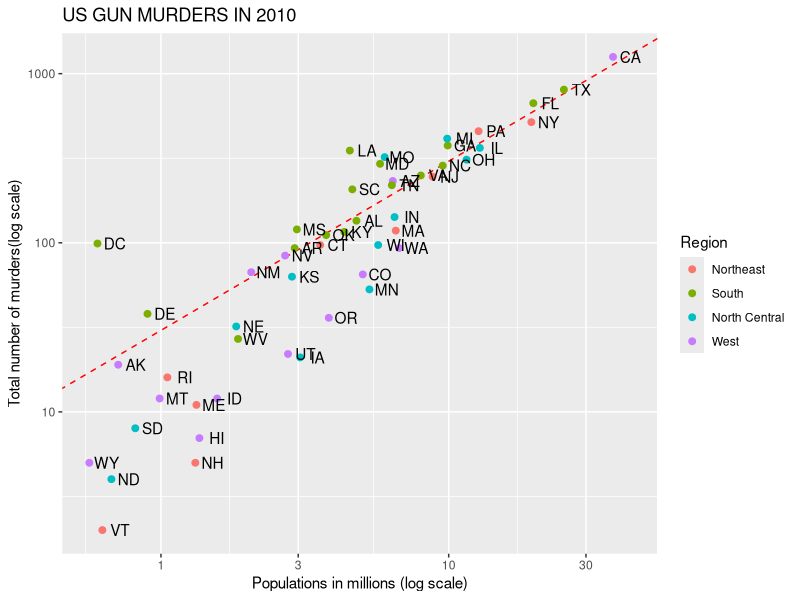
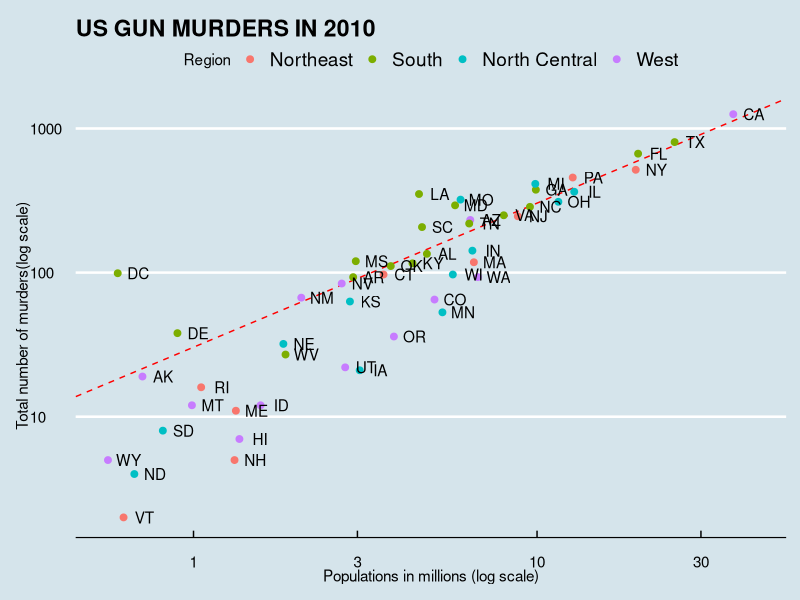
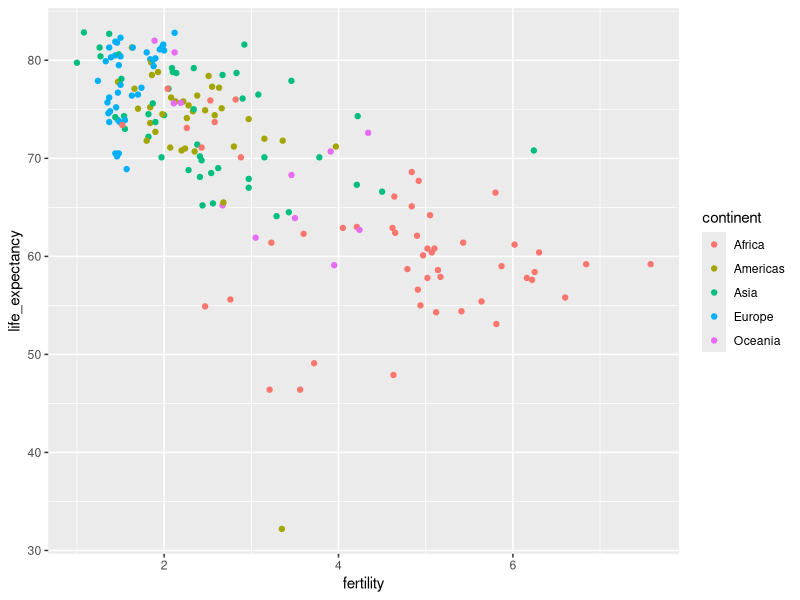
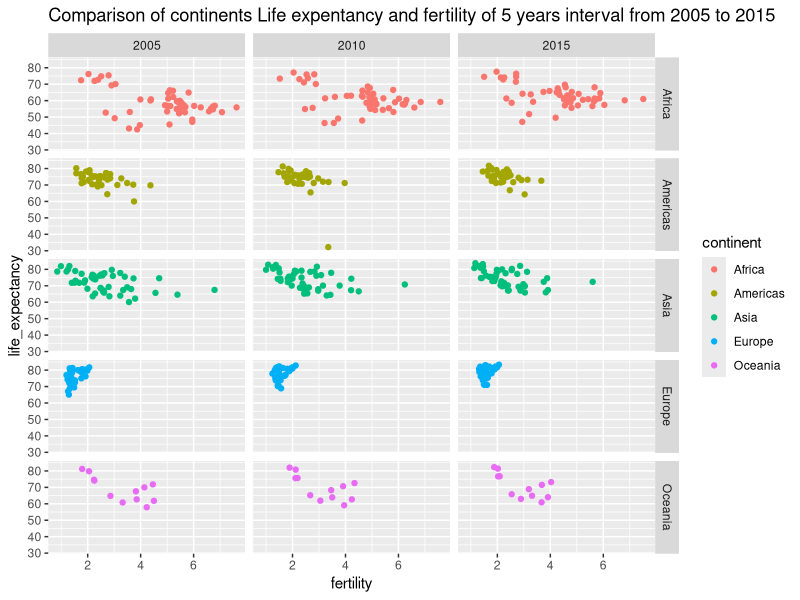
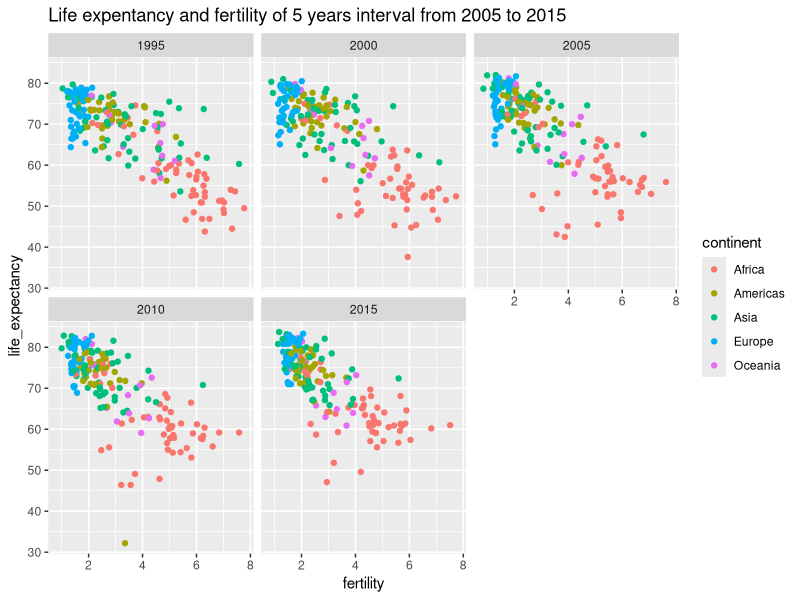
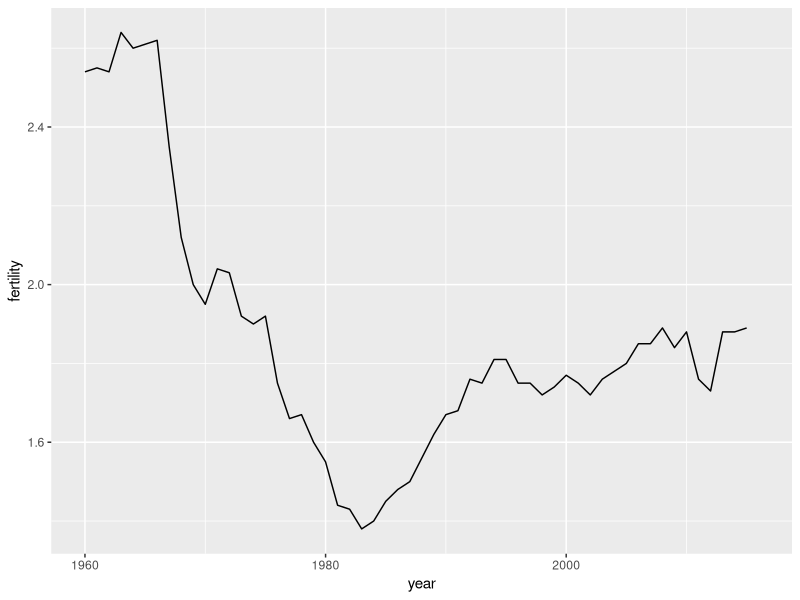
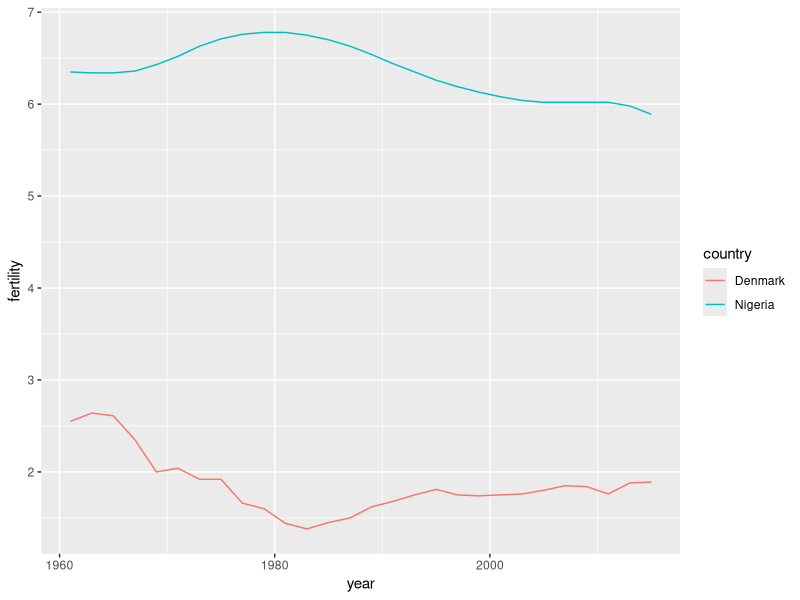
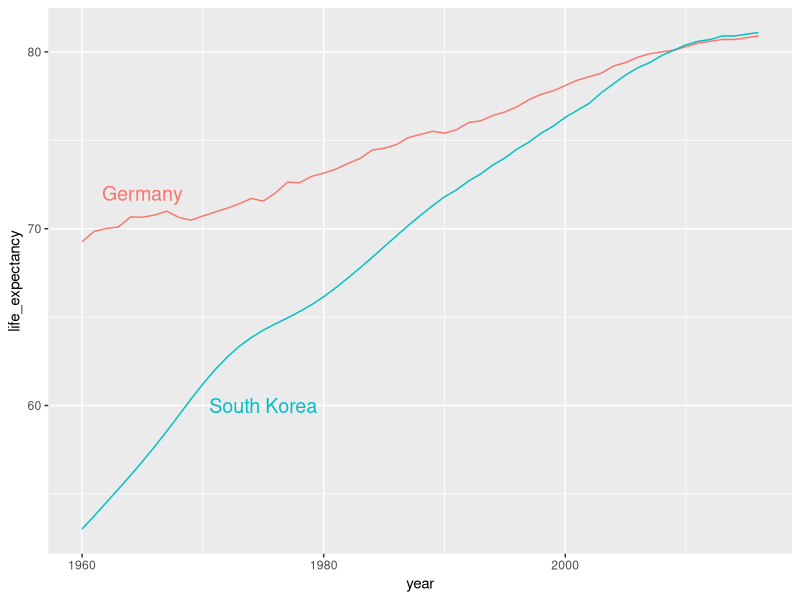

These charts were generated, in order, by the following R code: (Note: this script raises an error after producing the figures.)
library(tidyverse)

library(dplyr)

library(dslabs)

data(murders)

r <- murders %>% summarize (rate =sum(total)/sum(population)*1000000) %>% .$rate

p <- murders %>% ggplot(aes(population/10^6, total, label = abb))

m <- p + geom_abline(intercept = log10(r), lty = 2, color = 'red') +
  geom_point(aes(col = region), size = 2)+  geom_text(nudge_x = 0.06) +
  scale_x_continuous(trans = 'log10') +
  scale_y_continuous(trans = 'log10') +
  xlab('Populations in millions (log scale)') + 
  ylab('Total number of murders(log scale)') +
  ggtitle('US GUN MURDERS IN 2010') +
  scale_color_discrete(name = 'Region')

print(m)

library(ggthemes)

library(ggrepel)

m + theme_economist()

library(dslabs)

data("gapminder")

head(gapminder)

tail(gapminder)

#to get the mortality rate of two countries from gapminder data
gapminder %>% filter(year== 2011 & country %in% c('Nigeria', 'Ghana')) %>% select(country, infant_mortality)

gapminder %>% filter(year == 2010) %>%ggplot(aes(fertility, life_expectancy, color = continent)) + 
  geom_point()

#faceting
# comparing across continents and across select years
gapminder %>% filter(year%in% c(2005, 2010, 2015)) %>%ggplot(aes(fertility, life_expectancy, color = continent))+
  geom_point() + facet_grid(continent~ year)+ ggtitle ('Comparison of continents Life expentancy and fertility of 5 years interval from 2005 to 2015')
#to have a viewable dimension, we use facet_wrap()

#comparing across all continents across specific years
gapminder %>% filter(year%in% c(1995, 2000, 2005, 2010, 2015)) %>%ggplot(aes(fertility, life_expectancy, color = continent))+
  geom_point() + facet_wrap(.~ year) + ggtitle('Life expentancy and fertility of 5 years interval from 2005 to 2015')

#TIME SERIES PLOT
gapminder %>% filter (country == 'Denmark') %>% ggplot(aes(x=year,y= fertility)) +
  geom_line()

#for two countries
gapminder %>% filter (country == c('Denmark','Nigeria')) %>% ggplot(aes(x=year,y= fertility, color = country)) +
  geom_line()

#Adding labels to the map
countries <- c('South Korea', 'Germany')

labels <- data.frame(country = countries, x = c(1975, 1965), y = c(60, 72))

gapminder %>% filter(country %in% countries) %>%
  ggplot(aes(year, life_expectancy, col = country)) +
  geom_line() +
  geom_text(data = labels, aes(x, y, label = country), size = 5) +
  theme(legend.position = "none")

#Gapminder GDP Transformation
gapminder <- gapminder %>% mutate(dollars_per_day = gdp/population/365)

gapminder %>% filter(year == 2010 & !is.na(gdp)) %>% ggplot(aes(dollars_per_day)) +
   geom_histogram(binwidth = 1, color = 'green')

#transforming into log2
gapminder %>% filter(year == 2010 & !is.na(gdp)) %>% ggplot(aes(log2(dollars_per_day))) +
  geom_histogram(binwidth = 1, color = 'green')

#boxplot and stratification
length(levels(gapminder$region))

m <- gapminder %>% filter(dollars_per_day & !is.na(dollars_per_day), region %in% c('Eastern Africa', 'Western Africa', 'Northern Africa', 'Southern Africa'))

m

m %>% ggplot(aes(region, dollars_per_day)) + geom_boxplot()

gapminder %>% filter(year == 2010 & !is.na(gdp)) %>%  mutate(region = reorder(region,dollars_per_day, FUN = median)) %>%  ggplot(aes(region, dollars_per_day, fill = continent)) +
  geom_boxplot() +
  theme(axis.text.x = element_text(angle = 90, hjust = 1)) +
  xlab('') +
  scale_y_continuous(trans='log2')

#west developing countries chart
west <- c('Northern America', 'Northern Europe', 'Western Europe', 'Eastern Asia', 'Australia and New Zealand')

gapminder %>% filter(year == 2010 & !is.na(gdp)) %>% mutate(group = ifelse(region%in%west, 'West','Developing')) %>% ggplot(aes(dollars_per_day))+
  geom_histogram(binwidth = 1, color = 'violet')+
  scale_x_continuous(trans = 'log2') +
  facet_grid(.~group)

#comparison of wealth distribution between years
gapminder %>% filter(year%in%c (2005, 2010) & !is.na(gdp)) %>% mutate(group = ifelse(region%in%west, 'West','Developing')) %>% ggplot(aes(dollars_per_day))+
  geom_histogram(binwidth = 1, color = 'violet')+
  scale_x_continuous(trans = 'log2') +
  facet_grid(year~group)

countries_1 <- gapminder %>% filter(year==2005 & !is.na(dollars_per_day)) %>% .$country

countries_2 <- gapminder %>% filter(year==2010 & !is.na(dollars_per_day)) %>% .$country

country_list <- intersect(countries_1, countries_2)

gapminder %>% filter(year %in% c(2005, 2010) & country%in%country_list) %>% mutate(group = ifelse(region%in%west, 'West','Developing')) %>% ggplot(aes(dollars_per_day))+
  geom_histogram(binwidth = 1, color= 'black', fill = 'red')+
  scale_x_continuous(trans = 'log2') +
  facet_grid(year~group)

#side by side comparison
gapminder %>% filter(year%in%c(2005, 2010) & !is.na(gdp)) %>%  mutate(region = reorder(region,dollars_per_day, FUN = median)) %>%  ggplot() +
  geom_boxplot(aes(region, dollars_per_day, fill = factor(year))) +
  theme(axis.text.x = element_text(angle = 90, hjust = 1)) +
  xlab('') +
  scale_y_continuous(trans='log2')

#smooth density with counts on y-axis
gapminder %>% filter(year = 2010 & country%in%country_list)%>%mutate(group = ifelse(region%in%west, 'West','Developing'))%>%ggplot(aes)

#Smooth density plots
gapminder %>% filter(year == 2010 & country %in% country_list) %>% mutate(group = ifelse(region %in% west, "West", "Developing")) %>% group_by(group) %>% summarize(n = n()) %>% knitr::kable()
'areas under each plots add to one'
gapminder %>% filter(year%in%c(1980, 2000) & !is.na(dollars_per_day)) %>% ggplot(aes(x=dollars_per_day, fill = year))+
  geom_density() + facet_grid(year~.)

v <- gapminder%>%filter(year%in%c(2005,2010) & country%in%country_list) %>% mutate(group=ifelse(region%in%west, 'West', 'Developing')) %>% ggplot(aes(dollars_per_day, y=..count.., fill= group))+
  scale_x_continuous(trans='log2')

v+geom_density(alpha=0.2, bw=0.5) +
  facet_grid(year~.)

#using case_when function to define groups
gapminder <- gapminder %>% mutate(group = case_when( .$region%in%west ~ 'West', .$region%in%c('Eastern Asia','South-Eastern Asia') ~ 'East Asia',
                                                     .$region%in%c('Caribbean', 'Central America', 'South America') ~ 'Latin America',
                                                     .$continent == 'Africa'&.$region != 'Northern Africa' ~ 'Sub-Saharan Africa', TRUE ~ 'Others'))
#creating levels using factor from the groups
gapminder <- gapminder%>%mutate(group = factor(group, levels = c('West','Latin America', 'Sub-Saharan Africa', 'Others', 'East Asia')))

#Redefining v
v <- gapminder%>%filter(year%in%c(2005,2010) & country%in%country_list)%>% ggplot(aes(dollars_per_day, y=..count.., fill= group))+
  scale_x_continuous(trans='log2')

#making stacked density plot
v + geom_density(alpha = 0.3, bw = 0.75, position = 'stack') +
  facet_grid(year~.)
#weighted stacked density plot
gapminder %>% filter(year%in%c(2005, 2010) & country %in% country_list) %>% group_by(year)%>% mutate(weight = population/sum(population*2))%>%
  ungroup() %>% ggplot(aes(dollars_per_day, fill=group, weight=weight)) +
  scale_x_continuous(trans = 'log2') + 
  geom_density(alpha = 0.2, bw=0.75, position='stack')+
  facet_grid(year~.)
